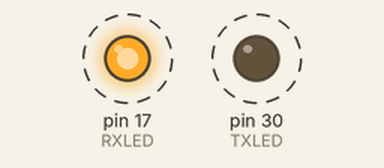
A program run on a simulated Arduino Leonardo, built with avr-gcc and run on an emulated ATmega32U4. On the bench: output pins drawn as LEDs (lit = HIGH). Dashed ring = blinking.

Above: at 5.6 s.
Timing chart, 0 to 10.7 s (numbered marks = the images above):
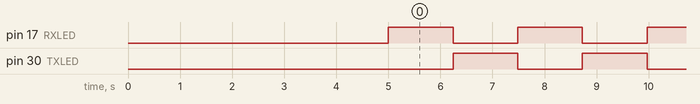

The program:

main.cpp
```cpp
#include <Arduino.h>
#include <Mouse.h>

#define xStep 1
#define mapSize 800
#define delayTime 3

int RXLED = 17; // The RX LED has a defined Arduino pin
int TXLED = 30; // The TX LED has a defined Arduino pin
int tab[] = {14, 6, 4, 4, 3, 3, 3, 2, 2, 3, 2, 1, 2, 2, 2, 1, 2, 1, 2, 1, 1, 2, 1, 1, 1, 1, 1, 1, 1, 1, 1, 1, 1, 1, 1, 1, 1, 0, 1, 1, 1, 0, 1, 1, 1, 0, 1, 0, 1, 1, 0, 1, 0, 1, 0, 1, 0, 1, 0, 1, 0, 0, 1, 0, 1, 0, 0, 1, 0, 0, 1, 0, 0, 1, 0, 0, 0, 1, 0, 0, 0, 0, 1, 0, 0, 0, 0, 0, 0, 0, 1, 0, 0, 0, 0, 0, 0, 0, 0, 0, 0, 0, 0, 0, 0, 0, 0, 0, 0, -1, 0, 0, 0, 0, 0, 0, 0, -1, 0, 0, 0, 0, -1, 0, 0, 0, -1, 0, 0, -1, 0, 0, -1, 0, 0, -1, 0, -1, 0, 0, -1, 0, -1, 0, -1, 0, -1, 0, -1, 0, -1, -1, 0, -1, 0, -1, -1, -1, 0, -1, -1, -1, 0, -1, -1, -1, -1, -1, -1, -1, -1, -1, -1, -1, -1, -1, -1, -1, -2, -1, -1, -2, -1, -2, -1, -2, -2, -2, -1, -2, -3, -2, -2, -3, -3, -3, -4, -4, -6, -14, 14, 6, 4, 4, 3, 3, 3, 2, 2, 3, 2, 1, 2, 2, 2, 1, 2, 1, 2, 1, 1, 2, 1, 1, 1, 1, 1, 1, 1, 1, 1, 1, 1, 1, 1, 1, 1, 0, 1, 1, 1, 0, 1, 1, 1, 0, 1, 0, 1, 1, 0, 1, 0, 1, 0, 1, 0, 1, 0, 1, 0, 0, 1, 0, 1, 0, 0, 1, 0, 0, 1, 0, 0, 1, 0, 0, 0, 1, 0, 0, 0, 0, 1, 0, 0, 0, 0, 0, 0, 0, 1, 0, 0, 0, 0, 0, 0, 0, 0, 0, 0, 0, 0, 0, 0, 0, 0, 0, 0, -1, 0, 0, 0, 0, 0, 0, 0, -1, 0, 0, 0, 0, -1, 0, 0, 0, -1, 0, 0, -1, 0, 0, -1, 0, 0, -1, 0, -1, 0, 0, -1, 0, -1, 0, -1, 0, -1, 0, -1, 0, -1, -1, 0, -1, 0, -1, -1, -1, 0, -1, -1, -1, 0, -1, -1, -1, -1, -1, -1, -1, -1, -1, -1, -1, -1, -1, -1, -1, -2, -1, -1, -2, -1, -2, -1, -2, -2, -2, -1, -2, -3, -2, -2, -3, -3, -3, -4, -4, -6, -14, 14, 6, 5, 3,
4, 3, 3, 2, 3, 2, 2, 2, 3, 2, 1, 2, 2, 2, 2, 1, 2, 2, 1, 2, 1, 2, 1, 2, 1, 2, 1, 1, 2, 1, 1, 2, 1, 1, 1, 2, 1, 1, 1, 2, 1, 1, 1, 1, 2, 1, 1, 1, 1, 1, 1, 2, 1, 1, 1, 1, 1, 1, 1, 1, 1, 1, 1, 2, 1, 1, 1, 1, 1, 1, 1, 1, 1, 1, 1, 1, 1, 1, 1, 1, 1, 1, 1, 1, 1, 1, 1, 1, 1, 1, 1, 1, 1, 1, 1, 1, 1, 1, 1, 1, 1, 1, 1, 1, 1, 1, 1, 1, 1, 1, 1, 1, 1, 1, 1, 1, 1, 1, 1, 1, 1, 1, 1, 1, 2, 1, 1, 1, 1, 1, 1, 1, 1, 1, 1, 1, 1, 1, 2, 1, 1, 1, 1, 1, 1, 1, 2, 1, 1, 1, 1, 2, 1, 1, 1, 1, 2, 1, 1, 2, 1, 1, 2, 1, 1, 2, 1, 1, 2, 1, 2, 1, 2, 2, 1, 2, 1, 2, 2, 2, 2, 2, 2, 2, 2, 2, 2, 3, 3, 2, 3, 4, 4,
4, 6, 14, -14, -6, -4, -4, -4, -3, -2, -3, -3, -2, -2, -2, -2, -2, -2, -2, -2, -2, -2, -1, -2, -1, -2, -2, -1, -2, -1, -2, -1, -1, -2, -1, -1, -2, -1, -1, -2, -1, -1, -2, -1, -1, -1, -1, -2, -1, -1, -1, -1, -2, -1, -1, -1, -1, -1, -1, -1, -2, -1, -1, -1, -1, -1, -1, -1, -1, -1, -1, -1, -1, -1, -2, -1, -1, -1, -1, -1, -1, -1, -1, -1, -1, -1, -1, -1, -1, -1, -1, -1, -1, -1, -1, -1, -1, -1, -1, -1, -1, -1, -1, -1, -1, -1, -1, -1, -1, -1, -1, -1, -1, -1, -1, -1, -1, -1, -1, -1, -1, -1, -1, -1, -1, -1, -1, -1, -1, -1, -1, -1, -1, -1, -1, -2, -1, -1, -1, -1, -1, -1, -1, -1, -1,
-1, -1, -2, -1, -1, -1, -1, -1, -1, -2, -1, -1, -1, -1, -2, -1, -1, -1, -2, -1, -1, -1, -2, -1, -1, -2, -1, -1, -2, -1, -2, -1, -2, -1, -2, -1, -2, -2, -1, -2, -2, -2, -2, -1, -2, -3, -2, -2, -2, -3, -2, -3, -3, -4, -3, -5, -6, -14};
int counter = 0;

void setup() {
  delay(5000); // delay to have chanse upload new scetch after plug in
  pinMode(RXLED, OUTPUT); // Set RX LED as an output
  pinMode(TXLED, OUTPUT); // Set TX LED as an output
}

void loop() {
  counter = 0;

  digitalWrite(RXLED, HIGH); // set the LED off
  digitalWrite(TXLED, LOW); // set the LED off

  for(counter; counter < mapSize / 2; counter++) {
    Mouse.move(xStep, 0, 0);
    Mouse.move(0, -tab[counter], 0);
    delay(delayTime);
  }

  digitalWrite(RXLED, LOW); // set the LED on
  digitalWrite(TXLED, HIGH); // set the LED on

  for(counter; counter < mapSize; counter++) {
    Mouse.move(-xStep, 0, 0);
    Mouse.move(0, tab[counter], 0);
    delay(delayTime);
  }
}
```

Measured:
- by itself, pin 17 (RXLED), pin 30 (TXLED): alternates HIGH for 1.2 s and LOW for 1.2 s
